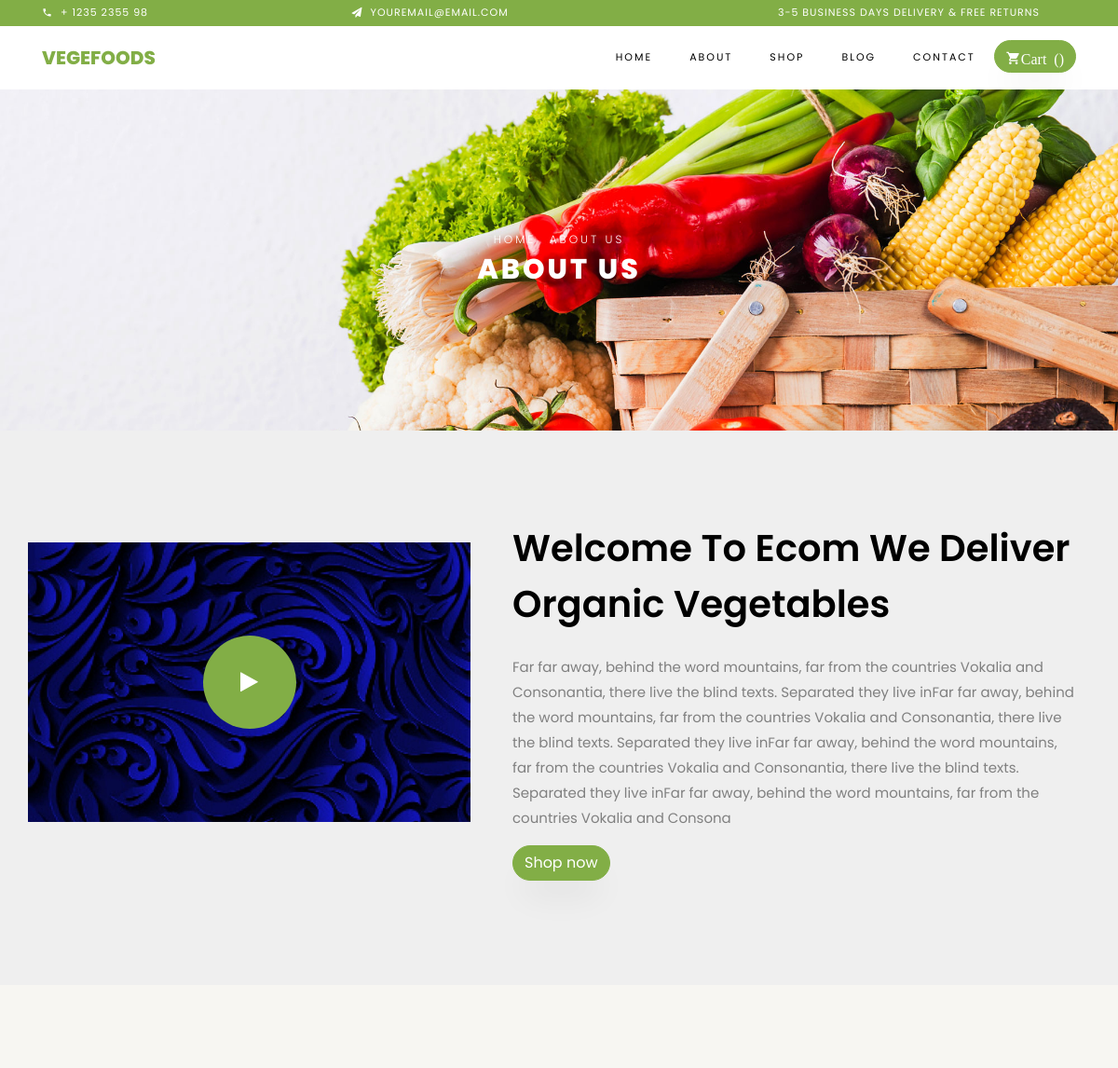
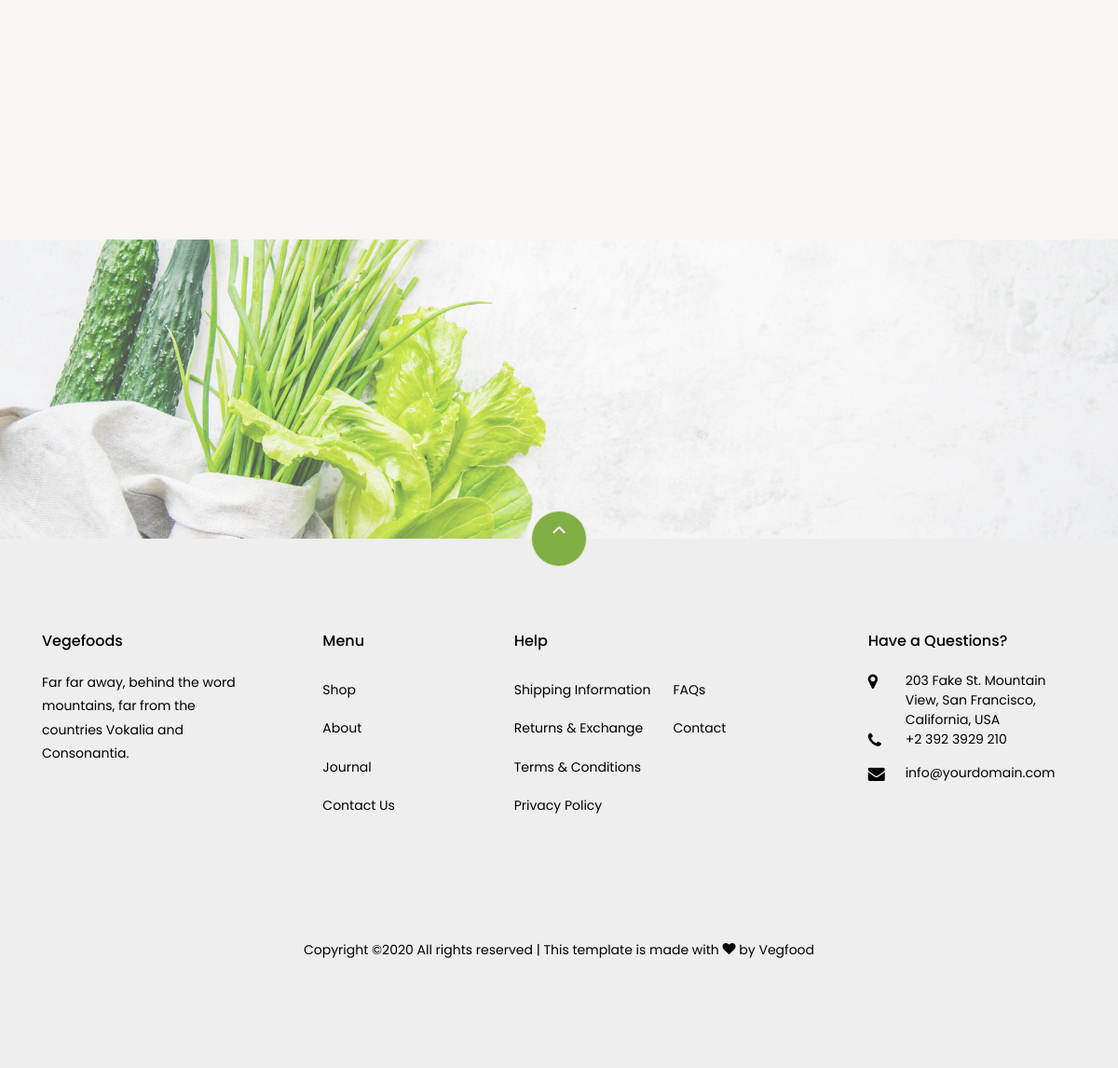
The page /about/ on the database its author committed (2 pictures, top to bottom).
### shop/models.py (models this page shows, shortened)
class About(models.Model):
    About_id = models.AutoField(primary_key=True)
    About_tittle = models.CharField(max_length=50)
    About_content = models.CharField(max_length=500, default="")
    About_Video_url = models.CharField(max_length=500, default="")
    image = models.ImageField(upload_to="shop/images", default="")

### shop/views.py (the view)
# urls.py: path('about/', views.about, name='about'),
def about(request):
    about = About.objects.all()
    return render(request, 'shop/about.html',{'about': about})

### shop/templates/shop/about.html (shortened to what this page needs)
{% extends 'shop/base.html'%}
{% block body %}
  {%load static %}
    <div class="hero-wrap hero-bread" style="background-image: url({% static 'assets/images/bg_1.jpg' %});">
      <div class="container">
        <div class="row no-gutters slider-text align-items-center justify-content-center">
          <div class="col-md-9 ftco-animate text-center">
          	<p class="breadcrumbs"><span class="mr-2"><a href="index.html">Home</a></span> <span>About us</span></p>
            <h1 class="mb-0 bread">About us</h1>
          </div>
        </div>
      </div>
    </div>
    <section class="ftco-section ftco-no-pb ftco-no-pt bg-light" style="background-color: #eeee!important;">
			<div class="container">
				<div class="row">
          {% for about in about|slice:"0:1" %}
					<div class="col-md-5 p-md-5 img img-2 d-flex justify-content-center align-items-center" style="background-image: url(/media/{{ about.image }}); height: 300px; margin-top: 120px;">
						<a href="{{ about.About_Video_url }}" class="icon popup-vimeo d-flex justify-content-center align-items-center">
							<span class="icon-play"></span>
						</a>
					</div>
					<div class="col-md-7 py-5 wrap-about pb-md-5 ftco-animate">
	          <div class="heading-section-bold mb-4 mt-md-5">
	          	<div class="ml-md-0">
		            <h2 class="mb-4">{{ about.About_tittle }}</h2>
	            </div>
	          </div>
	          <div class="pb-md-5">
	          	<p>{{ about.About_content }}</p>
							<p><a href="/shop" class="btn btn-primary">Shop now</a></p>
						</div>
					</div>
          {% endfor %}
				</div>
			</div>
		</section>
    <section class="ftco-section bg-light">
			<div class="container">
				<div class="row no-gutters ftco-services">
        </div>
			</div>
		</section>
      <section class="ftco-section ftco-counter img" id="section-counter" style="background-image: url({% static 'assets/images/bg_3.jpg' %});">
      <div class="container">
        <div class="row justify-content-center py-5">
          <div class="col-md-10">
            <div class="row">
            </div>
          </div>
        </div>
      </div>
    </section>
{% endblock %}

### shop/static/assets/css/icomoon.css (style rules this page uses)
[class^="icon-"], [class*=" icon-"] { font-family: 'icomoon' !important; speak: none; font-style: normal; font-weight: normal; font-variant: normal; text-transform: none; line-height: 1; -webkit-font-smoothing: antialiased; -moz-osx-font-smoothing: grayscale; }
.icon-play:before { content: "\f04b"; }

### rows shown on the page
About: image (picture), About_tittle "Welcome To Ecom We Deliver Organic Vegetables", About_content "Far far away, behind the word mountains, far from the countries Vokalia and Consonantia, there live the blind texts. Separated they live inFar far away, behind the word mountains, far from the countries Vokalia and Consonantia, there live the blind texts. Separated they live inFar far away, behind the word mountains, far from the countries Vokalia and Consonantia, there live the blind texts. Separated they live inFar far away, behind the word mountains, far from the countries Vokalia and Consona"
